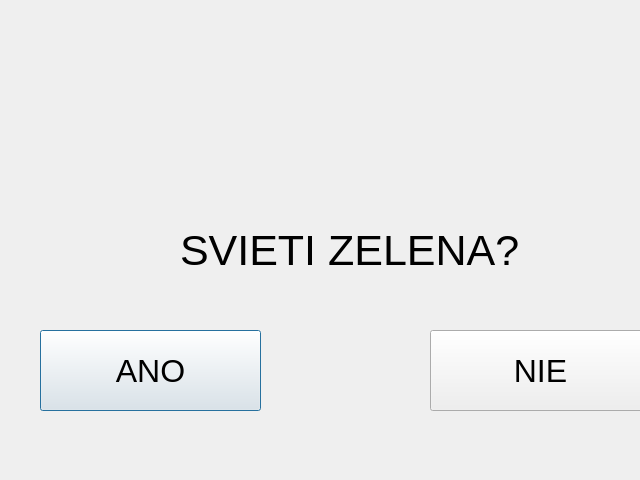
<?xml version="1.0" encoding="UTF-8"?>
<ui version="4.0">
 <class>IsGreen</class>
 <widget class="QDialog" name="IsGreen">
  <property name="geometry">
   <rect>
    <x>0</x>
    <y>0</y>
    <width>640</width>
    <height>480</height>
   </rect>
  </property>
  <property name="windowTitle">
   <string>Dialog</string>
  </property>
  <widget class="QLabel" name="label">
   <property name="geometry">
    <rect>
     <x>180</x>
     <y>200</y>
     <width>351</width>
     <height>101</height>
    </rect>
   </property>
   <property name="font">
    <font>
     <pointsize>32</pointsize>
    </font>
   </property>
   <property name="text">
    <string>SVIETI ZELENA?</string>
   </property>
   <property name="scaledContents">
    <bool>true</bool>
   </property>
  </widget>
  <widget class="QPushButton" name="yesButton">
   <property name="geometry">
    <rect>
     <x>40</x>
     <y>330</y>
     <width>221</width>
     <height>81</height>
    </rect>
   </property>
   <property name="font">
    <font>
     <pointsize>24</pointsize>
    </font>
   </property>
   <property name="text">
    <string>ANO</string>
   </property>
  </widget>
  <widget class="QPushButton" name="noButton">
   <property name="geometry">
    <rect>
     <x>430</x>
     <y>330</y>
     <width>221</width>
     <height>81</height>
    </rect>
   </property>
   <property name="font">
    <font>
     <pointsize>24</pointsize>
    </font>
   </property>
   <property name="text">
    <string>NIE</string>
   </property>
  </widget>
 </widget>
 <resources/>
 <connections/>
</ui>
